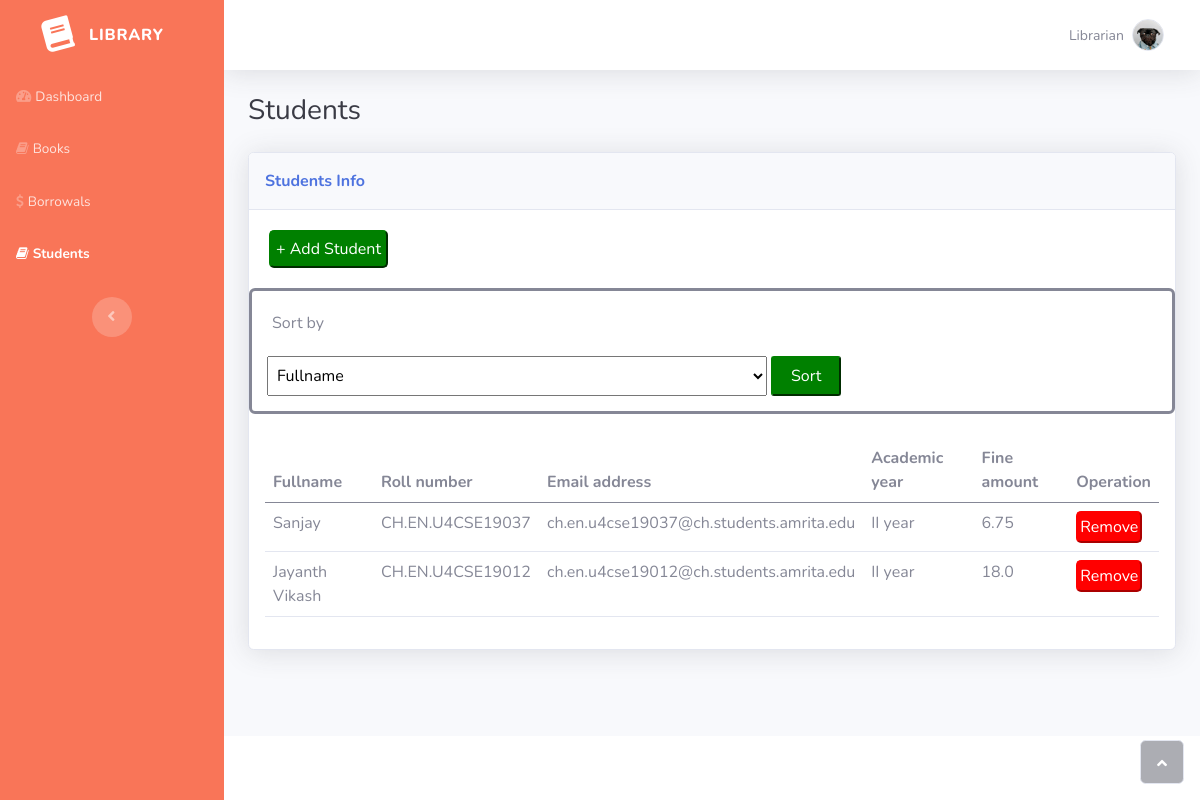
/students/, run on an earlier commit of the app's database.
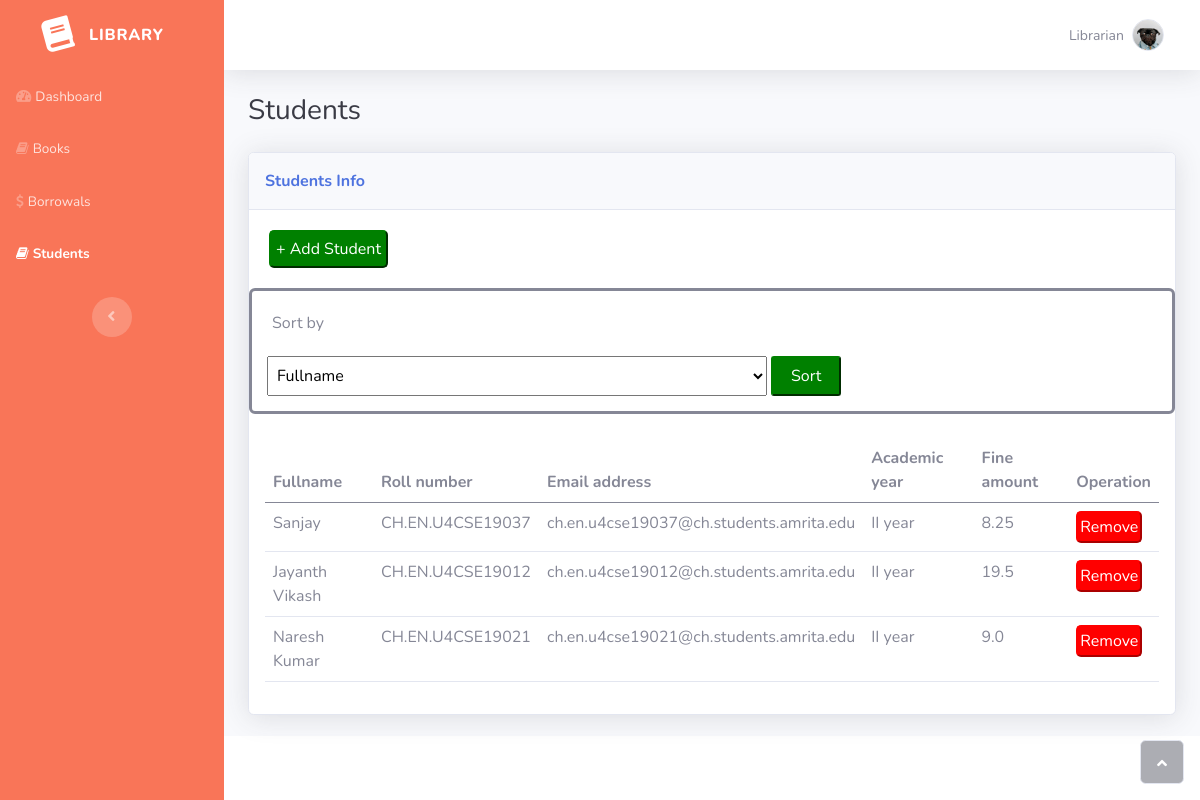
And on a later commit of the database.
### library/models.py (models this page shows, shortened)
class Student(models.Model):
    fullname = models.CharField(max_length=200, null=True)
    roll_number = models.CharField(max_length=20, null=True)
    email = models.EmailField(null=True)
    academic_year = models.CharField(max_length=200,
        choices= (
            ('I year', 'I year'),
            ('II year', 'II year'),
            ('III year', 'III year'),
            ('IV year', 'IV year')
        )
    )
    fine_amount = models.FloatField(null=True, default=0.0)

### library/views.py (the view)
# urls.py: path('students/', views.students, name='students'),
def students(request):
    students = list(Student.objects.all())
    if request.method == 'POST':
        key = request.POST.get('sort_by')
        qSort(students, key.lower())
    return render(request, 'library/students.html', {'students': students})

### library/templates/library/students.html (shortened to what this page needs)
{% extends 'library/template.html' %}
{% load static %}
{% block sidebar %}
                <ul class="navbar-nav text-light" id="accordionSidebar">
                    <li class="nav-item"><a class="nav-link" href="{% url 'home' %}"><i class="fas fa-tachometer-alt"></i><span>Dashboard</span></a></li>
                    <li class="nav-item"><a class="nav-link" href="{% url 'books' %}"><i class="fa fa-book"></i><span>Books</span></a></li>
                    <li class="nav-item"><a class="nav-link" href="{% url 'borrows' %}"><i class="fa fa-dollar"></i><span>Borrowals</span></a></li>
                    <li class="nav-item"><a class="nav-link active" href="{% url 'students' %}"><i class="fa fa-book"></i><span>Students</span></a></li>
                </ul>
{%endblock %}
{% block content %}
                <div class="container-fluid">
                    <h3 class="text-dark mb-4">Students</h3>
                    <div class="card shadow">
                        <div class="card-header py-3">
                            <p class="text-primary m-0 fw-bold">Students Info</p>
                        </div>
                        <a href="{% url 'add-student' %}"><button type="button" style="background-color: green; color: white; padding: 5px; border-color: green; border-radius: 5px; margin: 20px;">+ Add Student</button></a>
                         <div style="border-style: solid; padding: 15px; border-radius: 6px;">
                            <p style="padding: 5px;">Sort by</p>
                            <form method="post">
                                <select name="sort_by" style="width: 500px; height: 40px; padding: 5px;">
                                    <option>Fullname</option>
                                </select>
                                <button style="width: 70px; height: 40px;padding-left: 5px; padding-right: 5px; background-color: green; color: white; border-color: green; border-radius: 3px;">Sort</button>
                            </form>
                        </div>
                        <div class="card-body">
                            <div class="table-responsive table mt-2" id="dataTable" role="grid" aria-describedby="dataTable_info">
                                <table class="table my-0" id="dataTable">
                                    <thead>
                                        <tr>
                                            <th>Fullname</th>
                                            <th>Roll number</th>
                                            <th>Email address</th>
                                            <th>Academic year</th>
                                            <th>Fine amount</th>
                                            <th>Operation</th>
                                        </tr>
                                    </thead>
                                    <tbody>
                                        {% for student in students %}
                                            <tr style="padding: 5px;">
                                                <td>{{student.fullname}}</td>
                                                <td>{{student.roll_number}}</td>
                                                <td>{{student.email}}</td>
                                                <td>{{student.academic_year}}</td>
                                                <td>{{student.fine_amount}}</td>
                                                <td><a href="/delete-student/{{student.id}}/"><button type="button" style="background-color: red; color: white; padding: 2px; border-color: red; border-radius: 5px;">Remove</button></a>
                                            </tr>
                                        {% endfor %}
                                    </tbody>
                                </table>
                            </div>
                        </div>
                    </div>
                </div>
{% endblock %}

### library/templates/library/template.html (shortened to what this page needs)
{% load static %}
<!DOCTYPE html>
<html>
<head>
    <link rel="stylesheet" href="{% static 'bootstrap/css/bootstrap.min.css' %}">
    <link rel="stylesheet" href="{% static 'fonts/fontawesome-all.min.css' %}">
    <link rel="stylesheet" href="{% static 'fonts/font-awesome.min.css' %}">
    <link rel="stylesheet" href="{% static 'fonts/fontawesome5-overrides.min.css' %}">
</head>
<body id="page-top">
    <div id="wrapper">
        <nav class="navbar navbar-dark align-items-start sidebar sidebar-dark accordion bg-gradient-primary p-0" style="background: rgb(249,117,88);">
            <div class="container-fluid d-flex flex-column p-0"><a class="navbar-brand d-flex justify-content-center align-items-center sidebar-brand m-0" href="#">
                    <div class="sidebar-brand-icon rotate-n-15"><i class="fas fa-book"></i></div>
                    <div class="sidebar-brand-text mx-3"><span>Library</span></div>
                </a>
                {% block sidebar %}
                {%endblock %}
                <div class="text-center d-none d-md-inline"><button class="btn rounded-circle border-0" id="sidebarToggle" type="button"></button></div>
            </div>
        </nav>
        <div class="d-flex flex-column" id="content-wrapper">
            <div id="content">
                <nav class="navbar navbar-light navbar-expand bg-white shadow mb-4 topbar static-top">
                    <div class="container-fluid"><button class="btn btn-link d-md-none rounded-circle me-3" id="sidebarToggleTop" type="button"></button>
                        <ul class="navbar-nav flex-nowrap ms-auto">
                            <li class="nav-item dropdown no-arrow">
                                <div class="nav-item dropdown no-arrow"><a class="dropdown-toggle nav-link" aria-expanded="false" data-bs-toggle="dropdown" href="#"><span class="d-none d-lg-inline me-2 text-gray-600 small">Librarian</span><img class="border rounded-circle img-profile" src="{% static 'img/dogs/image3.jpeg' %}"></a>
                                </div>
                            </li>
                        </ul>
                    </div>
                </nav>
                {% block content %}
                {% endblock %}
            </div>
            <footer class="bg-white sticky-footer">
            </footer>
        </div><a class="border rounded d-inline scroll-to-top" href="#page-top"><i class="fas fa-angle-up"></i></a>
    </div>
</body>
</html>

What changed in the data, as far as the page shows it:
changed Student "Sanjay": fine_amount "6.75" → "8.25"
changed Student "Jayanth Vikash": fine_amount "18.0" → "19.5"
added Student: fullname "Naresh Kumar", roll_number "CH.EN.U4CSE19021", email "ch.en.u4cse19021@ch.students.amrita.edu", academic_year "II year", fine_amount "9.0"
